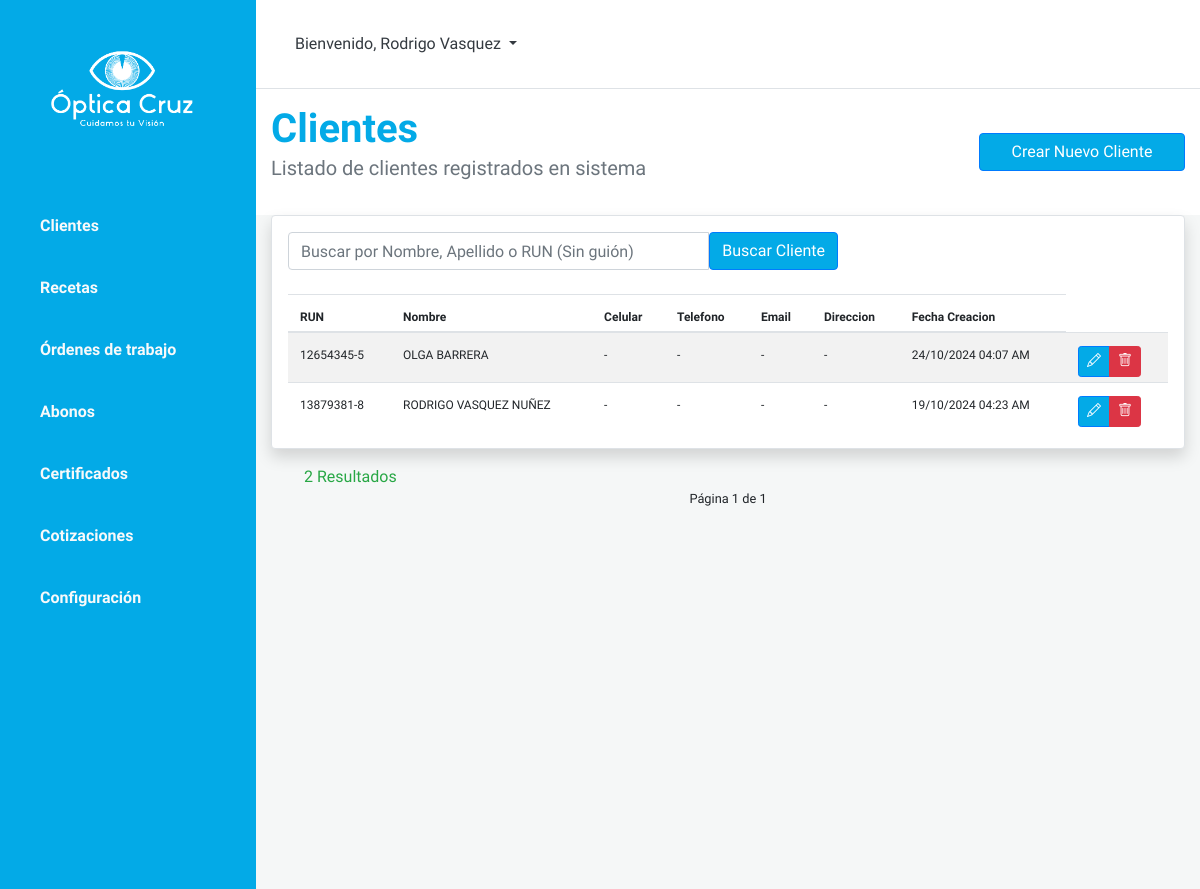
Before: /cliente_list/ with the older database file.
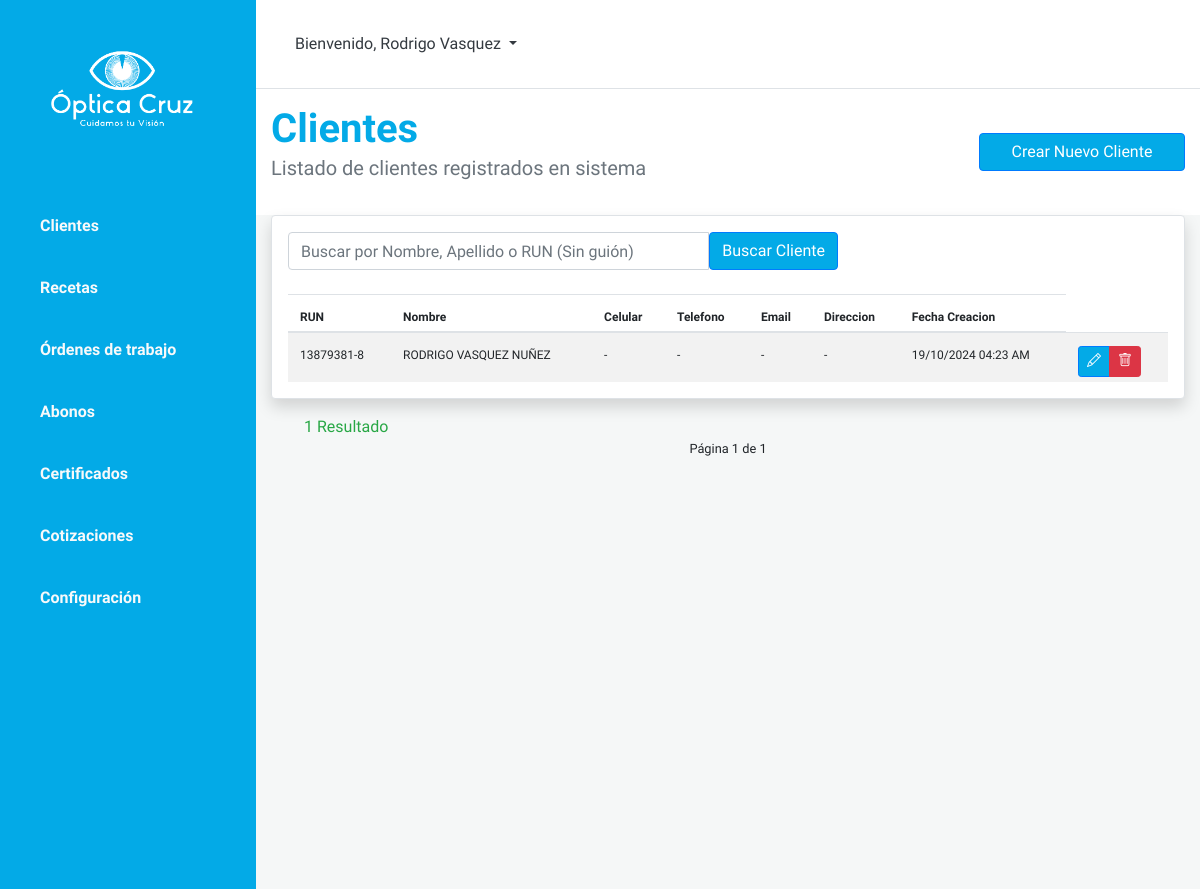
After: the same page with the newer database file.
### optica/models.py (models this page shows, shortened)
class Cliente(models.Model):
    rutCliente = models.IntegerField(primary_key=True, verbose_name="RUN Cliente")
    dvRutCliente = models.CharField(max_length=1, verbose_name="Digito")
    nombreCliente = models.CharField(max_length=20, verbose_name="Nombre")
    apPaternoCliente = models.CharField(max_length=20, verbose_name="Apellido Paterno")
    apMaternoCliente = models.CharField(max_length=20, null=True, blank=True, verbose_name="Apellido Materno")
    celularCliente = models.IntegerField(null=True, blank=True, verbose_name="Celular")
    telefonoCliente = models.IntegerField(null=True, blank=True, verbose_name="Teléfono")
    emailCliente = models.EmailField(max_length=50, null=True, blank=True, verbose_name="Correo Electrónico")
    direccionCliente = models.CharField(max_length=100, null=True, blank=True, verbose_name="Dirección")
    creacionCliente = models.DateTimeField(auto_now_add=True, verbose_name="Creado el día")

### optica/views.py (the view)
# urls.py: path('cliente_list/', views.ListarClienteView.as_view(), name='cliente_list'),
class ListarClienteView(generic.ListView):
    model = Cliente
    paginate_by = 8
    ordering = ['-creacionCliente']  # Ordena por el campo 'creacionCliente' en orden descendente
    def get_queryset(self):
        q = self.request.GET.get('q')
        queryset = super().get_queryset()
        if q:
            queryset = queryset.filter(
                Q(nombreCliente__icontains=q) |
                Q(apPaternoCliente__icontains=q) |
                Q(rutCliente__icontains=q)
            )
        return queryset
    def get_context_data(self, **kwargs):
        context = super().get_context_data(**kwargs)
        context['q'] = self.request.GET.get('q', '')  # Mantener el valor de la búsqueda en el contexto
        return context

### optica/templates/optica/cliente_list.html (shortened to what this page needs)
{% extends 'optica/base.html' %}
{% load static %}
{% block content%}
<div id="content" class="bg-grey w-100">
    <section class="bg-light py-3">
        <div class="container">
            <div class="row">
                <div class="col-lg-9 col-md-8">
                    <h1 class="font-weight-bold mb-0">Clientes</h1>
                    <p class="lead text-muted">Listado de clientes registrados en sistema</p>
                </div>
                <div class="col-lg-3 col-md-4 d-flex">
                    <a href="{% url 'cliente_new' %}" class="btn btn-primary w-100 align-self-center">
                        Crear Nuevo Cliente</a>
                </div>
            </div>
        </div>
    </section>
    <div class="mt-0">
        <div class="container-fluid w-100">
            <div class="card border border-1 shadow rounded p-3 ">
                <form action="" style="max-width: 550px;">
                    <div class="input-group">
                        <input type="text" class="form-control"
                            placeholder="Buscar por Nombre, Apellido o RUN (Sin guión)" name="q"
                            value="{{ request.GET.q }}">
                        <button class="btn btn-primary">
                            Buscar Cliente
                        </button>
                    </div>
                </form>
                <br>
                <table class="table table-condensed table-striped mb-0">
                    <thead>
                        <tr>
                            <th scope="col">RUN</th>
                            <th scope="col">Nombre</th>
                            <th scope="col">Celular</th>
                            <th scope="col">Telefono</th>
                            <th scope="col">Email</th>
                            <th scope="col">Direccion</th>
                            <th scope="col">Fecha Creacion</th>
                        </tr>
                    </thead>
                    <tbody>
                        {% for cliente in object_list %}
                        <tr>
                            <td> {{cliente.rutCliente}}-{{cliente.dvRutCliente}}</td>
                            <td class="text-uppercase"> {{ cliente.nombreCliente }} {{ cliente.apPaternoCliente }}
                                {{ cliente.apMaternoCliente |default:'' }}</td>
                            <td>{{ cliente.celularCliente |default:'-' }}</td>
                            <td>{{ cliente.telefonoCliente |default:'-' }}</td>
                            <td class="text-uppercase"> {{ cliente.emailCliente |default:'-' }}
                            </td>
                            <td class="text-uppercase"> {{ cliente.direccionCliente |default:'-' }}
                            </td>
                            <td>{{ cliente.creacionCliente |date:'d/m/Y h:i A' }}</td>
                            <td>
                                <div class="btn-group btn-group-sm">
                                    <a href="{% url 'cliente_edit' cliente.pk %}" class="btn btn-primary">
                                        <i class="bi bi-pencil"></i></a>
                                    <a href="{% url 'cliente_delete' cliente.pk %}" class="btn btn-danger">
                                        <i class="bi bi-trash"></i> </a>
                                </div>
                            </td>
                        </tr>
                        {% endfor %}
                    </tbody>
                </table>
            </div>
        </div>
        <div class="text-success text-left mt-3 ml-5">
            {{ page_obj.paginator.count }} Resultado{{ page_obj.paginator.count|pluralize }}
        </div>
        <div class="d-flex justify-content-center">
            <small class="d-none d-sm-inline-block text-body">
                Página {{ page_obj.number }} de {{ page_obj.paginator.num_pages }}
            </small>
        </div>
        <div class="pagination">
        </div>
    </div>
</div>
{% endblock content %}

Changed rows visible on the page:
removed Cliente: rutCliente "12654345", dvRutCliente "5", nombreCliente "OLGA", apPaternoCliente "BARRERA", celularCliente "-", telefonoCliente "-", emailCliente "-", direccionCliente "-", creacionCliente "24/10/2024 04:07 AM"
Other visible differences:
{{ page_obj.paginator.count }}: "2" → "1"
